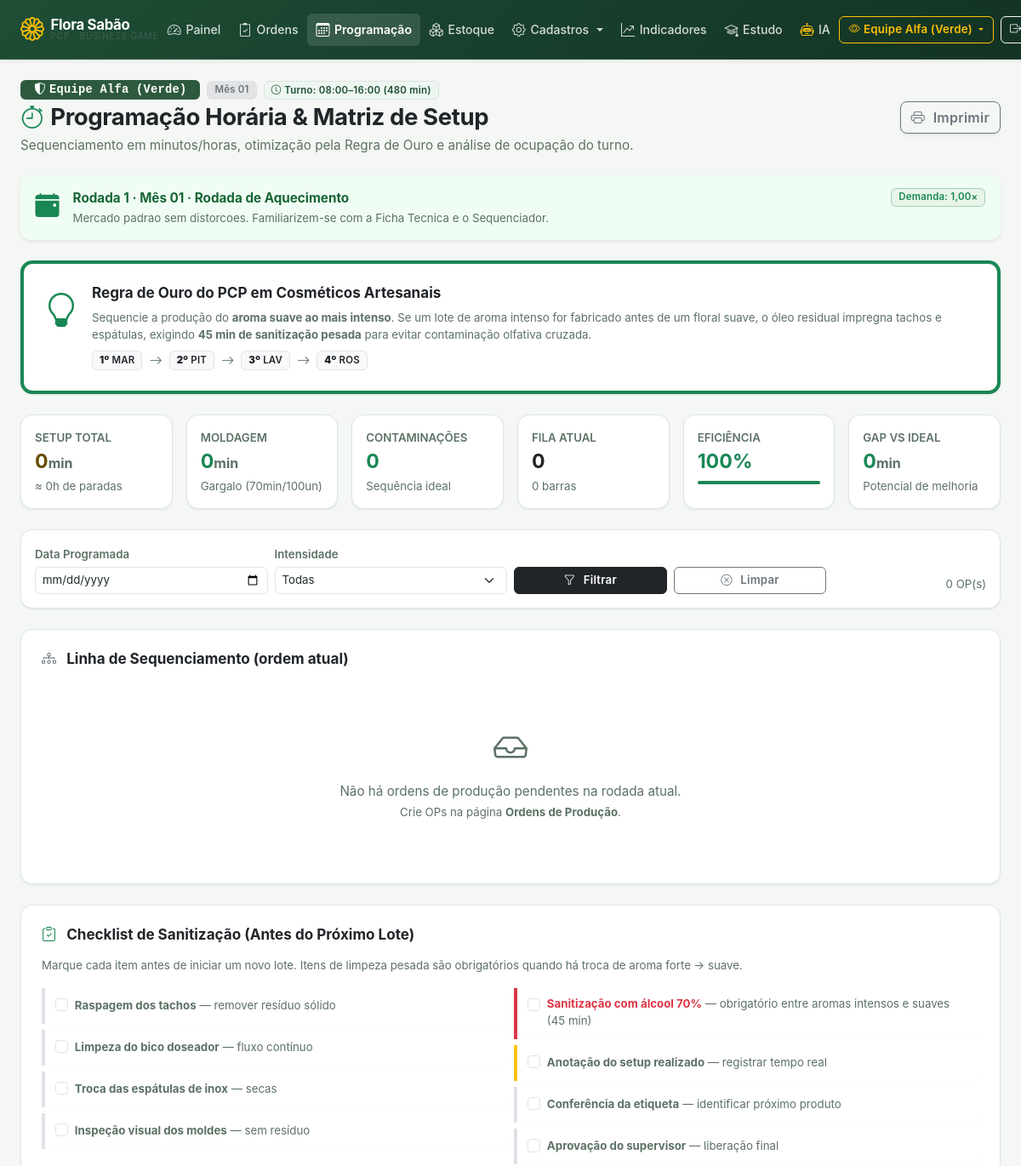
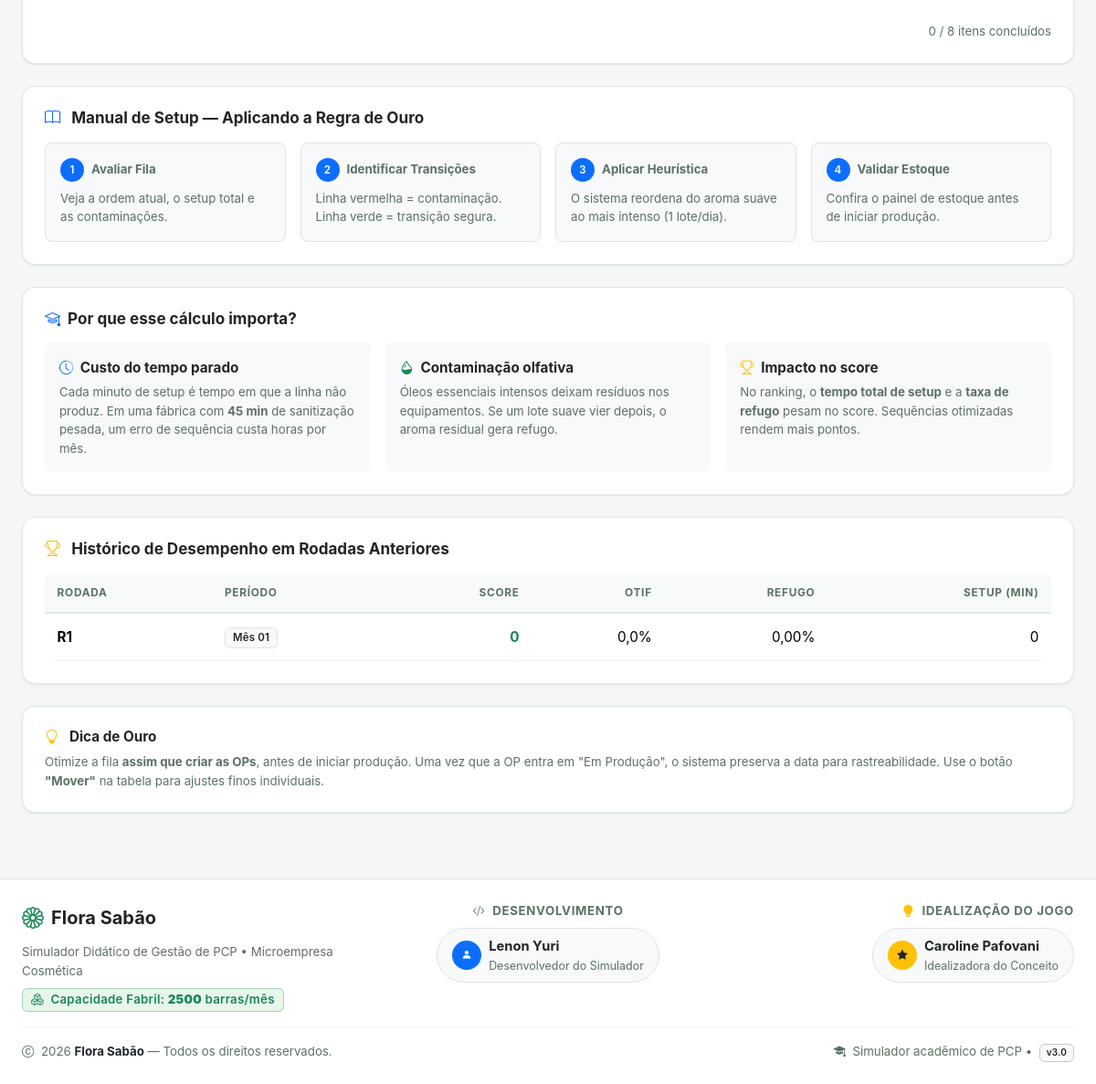
The app's page /pages/programacao.php (signed in) with its own data (2 pictures, top to bottom).
### tables this page shows
CREATE TABLE `equipes` (
    `id`                  INT AUTO_INCREMENT PRIMARY KEY,
    `jogo_id`             INT NOT NULL,
    `nome`                VARCHAR(60) NOT NULL,
    `codigo_acesso`       VARCHAR(40) NOT NULL UNIQUE,
    `cor_hex`             VARCHAR(10) NOT NULL DEFAULT '#2d5a3f',
    `caixa_disponivel`    DECIMAL(12,2) NOT NULL DEFAULT 15000.00,
    `score_total`         INT NOT NULL DEFAULT 0,
    `tacho_ultimo_aroma`  VARCHAR(10) NOT NULL DEFAULT 'LAV',
    `tacho_higienizado`   TINYINT(1) NOT NULL DEFAULT 1,
    `rodadas_no_vermelho` INT NOT NULL DEFAULT 0,
    `falida`              TINYINT(1) NOT NULL DEFAULT 0,
    `data_falencia`       DATETIME NULL,
    `ativo`               TINYINT(1) NOT NULL DEFAULT 1,
    `created_at`          DATETIME DEFAULT CURRENT_TIMESTAMP,
    FOREIGN KEY (`jogo_id`) REFERENCES `jogos`(`id`) ON DELETE CASCADE,
    UNIQUE KEY `uk_jogo_nome` (`jogo_id`, `nome`)
);

CREATE TABLE `jogos` (
    `id`             INT AUTO_INCREMENT PRIMARY KEY,
    `instrutor_id`   INT NOT NULL,
    `pin_jogo`       VARCHAR(15) NOT NULL UNIQUE,
    `nome_turma`     VARCHAR(100) NOT NULL,
    `instituicao`    VARCHAR(100) NULL,
    `qtd_equipes`    INT NOT NULL DEFAULT 6,
    `caixa_inicial`  DECIMAL(12,2) NOT NULL DEFAULT 15000.00,
    `status`         ENUM('ativo','pausado','encerrado') NOT NULL DEFAULT 'ativo',
    `created_at`     DATETIME DEFAULT CURRENT_TIMESTAMP,
    FOREIGN KEY (`instrutor_id`) REFERENCES `usuarios`(`id`) ON DELETE CASCADE
);

CREATE TABLE `jogo_rodadas` (
    `id`               INT AUTO_INCREMENT PRIMARY KEY,
    `jogo_id`          INT NOT NULL,
    `numero_rodada`    INT NOT NULL DEFAULT 1,
    `mes_ano`          VARCHAR(20) NOT NULL DEFAULT 'Mês 01',
    `status`           ENUM('aberta','processando','encerrada') NOT NULL DEFAULT 'aberta',
    `evento_titulo`    VARCHAR(100) NOT NULL DEFAULT 'Mercado Estavel',
    `evento_descricao` TEXT NULL,
    `fator_demanda`    DECIMAL(4,2) NOT NULL DEFAULT 1.00,
    `created_at`       DATETIME DEFAULT CURRENT_TIMESTAMP,
    FOREIGN KEY (`jogo_id`) REFERENCES `jogos`(`id`) ON DELETE CASCADE
);

CREATE TABLE `ranking_rodadas` (
    `id`                INT AUTO_INCREMENT PRIMARY KEY,
    `rodada_id`         INT NOT NULL,
    `equipe_id`         INT NOT NULL,
    `score_rodada`      INT NOT NULL DEFAULT 0,
    `lucro_liquido`     DECIMAL(12,2) NOT NULL DEFAULT 0.00,
    `otif_perc`         DECIMAL(5,2)  NOT NULL DEFAULT 0.00,
    `taxa_refugo`       DECIMAL(5,2)  NOT NULL DEFAULT 0.00,
    `tempo_setup_total` INT NOT NULL DEFAULT 0,
    `penalidades`       INT NOT NULL DEFAULT 0,
    `created_at`        DATETIME DEFAULT CURRENT_TIMESTAMP,
    FOREIGN KEY (`rodada_id`) REFERENCES `jogo_rodadas`(`id`) ON DELETE CASCADE,
    FOREIGN KEY (`equipe_id`) REFERENCES `equipes`(`id`)      ON DELETE CASCADE,
    UNIQUE KEY `uk_rk_rodada_eq` (`rodada_id`, `equipe_id`)
);

### pages/programacao.php (the view, shortened to what the rows shown need)
<?php
require_once __DIR__ . '/../includes/functions.php';
$equipe_id = getEquipeAtivaId();
$equipe        = equipeAtual($pdo);
$rodada_ativa  = getRodadaAtiva($pdo);
$minutos_turno_regular = defined('MINUTOS_TURNO_REGULAR')
    ? (int) MINUTOS_TURNO_REGULAR
    : 480;
$hora_base_min = 8 * 60;
function minParaHora(int $minutos): string
{
    $minutos = max(0, $minutos);
    $h = intdiv($minutos, 60);
    $m = $minutos % 60;
    return sprintf('%02d:%02d', $h, $m);
}
$stmt_hist = $pdo->prepare("
    SELECT rk.score_rodada, rk.otif_perc, rk.taxa_refugo, rk.tempo_setup_total,
           jr.numero_rodada, jr.mes_ano
    FROM ranking_rodadas rk
    JOIN jogo_rodadas jr ON rk.rodada_id = jr.id
    WHERE rk.equipe_id = ?
    ORDER BY jr.numero_rodada DESC
    LIMIT 5
");
$stmt_hist->execute([$equipe_id]);
$historico_rodadas = $stmt_hist->fetchAll();
require_once __DIR__ . '/../includes/header.php';
require_once __DIR__ . '/../includes/navbar.php';
?>
<div class="container-fluid px-4 pb-4">
    <div class="d-flex flex-column flex-md-row justify-content-between align-items-md-center gap-3 mb-4">
        <div>
            <div class="d-flex align-items-center gap-2 mb-1 flex-wrap">
                <?php if ($equipe): ?>
                    <span class="badge text-white px-3 py-1 font-monospace"
                          style="background-color: <?= h($equipe['cor_hex'] ?? '#2d5a3f') ?>;">
                        <i class="bi bi-shield-shaded me-1"></i><?= h($equipe['nome']) ?>
                    </span>
                <?php endif; ?>
                <span class="badge bg-secondary-subtle text-secondary border px-2 py-1">
                    <?= h($rodada_ativa['mes_ano'] ?? 'Mês 01') ?>
                </span>
                <span class="badge bg-primary-subtle text-primary border px-2 py-1">
                    <i class="bi bi-clock me-1"></i>Turno: <?= minParaHora($hora_base_min) ?>–<?= minParaHora($hora_base_min + $minutos_turno_regular) ?>
                    (<?= $minutos_turno_regular ?> min)
                </span>
            </div>
            <h2 class="fw-bold mb-1 text-dark">
                <i class="bi bi-stopwatch text-success me-2"></i>Programação Horária & Matriz de Setup
            </h2>
        </div>
    </div>
    <?php if ($rodada_ativa): ?>
        <div class="alert alert-success border-0 shadow-sm d-flex align-items-start mb-4" role="alert">
            <i class="bi bi-calendar-event-fill fs-3 me-3 text-success"></i>
            <div class="flex-grow-1">
                <strong class="d-block">
                    Rodada <?= (int) $rodada_ativa['numero_rodada'] ?> ·
                    <?= h($rodada_ativa['mes_ano'] ?? '') ?> ·
                    <?= h($rodada_ativa['evento_titulo'] ?? '—') ?>
                </strong>
                <span class="small">
                    <?= h($rodada_ativa['evento_descricao'] ?? 'Sem descrição de evento.') ?>
                </span>
            </div>
            <span class="badge bg-success-subtle text-success border border-success-subtle ms-2">
                Demanda: <?= number_format((float) ($rodada_ativa['fator_demanda'] ?? 1), 2, ',', '.') ?>×
            </span>
        </div>
    <?php endif; ?>
    <?php if (!empty($historico_rodadas)): ?>
        <div class="card card-custom bg-white p-4 mb-4">
            <div class="table-responsive">
                <table class="table table-sm table-hover align-middle mb-0">
                    <thead class="table-light small text-uppercase">
                        <tr>
                            <th>Rodada</th>
                            <th>Período</th>
                            <th class="text-end">Score</th>
                            <th class="text-end">OTIF</th>
                            <th class="text-end">Refugo</th>
                            <th class="text-end">Setup (min)</th>
                        </tr>
                    </thead>
                    <tbody>
                        <?php foreach ($historico_rodadas as $hr): ?>
                            <tr>
                                <td class="fw-bold">R<?= (int)$hr['numero_rodada'] ?></td>
                                <td><span class="badge bg-light text-dark border"><?= h($hr['mes_ano']) ?></span></td>
                                <td class="text-end fw-bold text-success"><?= (int)$hr['score_rodada'] ?></td>
                                <td class="text-end"><?= number_format((float)$hr['otif_perc'], 1, ',', '.') ?>%</td>
                                <td class="text-end <?= (float)$hr['taxa_refugo'] > 3 ? 'text-danger fw-bold' : '' ?>">
                                    <?= number_format((float)$hr['taxa_refugo'], 2, ',', '.') ?>%
                                </td>
                                <td class="text-end"><?= (int)$hr['tempo_setup_total'] ?></td>
                            </tr>
                        <?php endforeach; ?>
                    </tbody>
                </table>
            </div>
        </div>
    <?php endif; ?>
</div>
<?php
require_once __DIR__ . '/../includes/footer.php';

### includes/navbar.php (shortened to what the rows shown need)
<?php
$is_admin_nav     = (($_SESSION['usuario_perfil'] ?? '') === 'admin');
$equipe_ativa_id  = function_exists('getEquipeAtivaId') ? getEquipeAtivaId() : 1;
$eqs_nav = [];
if ($is_admin_nav && isset($pdo) && function_exists('equipesDisponiveis')) {
    try {
        $eqs_nav = equipesDisponiveis($pdo);
    } catch (Throwable $e) {
        $eqs_nav = [];
    }
}
$equipe_nome_atual = 'Equipe ' . $equipe_ativa_id;
foreach ($eqs_nav as $eqn) {
    if ((int) $eqn['id'] === $equipe_ativa_id) {
        $equipe_nome_atual = (string) $eqn['nome'];
        break;
    }
}
?>
<nav class="navbar navbar-expand-lg navbar-dark navbar-flora shadow-sm mb-4 sticky-top">
    <div class="container-fluid px-3 px-lg-4">
        <div class="collapse navbar-collapse" id="navFlora">
            <div class="d-none d-lg-flex align-items-center gap-2 mt-2 mt-lg-0">
                <?php if (isset($_SESSION['usuario_nome'])): ?>
                    <?php if ($is_admin_nav): ?>
                        <div class="dropdown">
                            <button class="btn btn-sm btn-outline-warning dropdown-toggle fw-semibold d-flex align-items-center gap-1"
                                    type="button" data-bs-toggle="dropdown">
                                <i class="bi bi-eye"></i>
                                <span class="text-truncate" style="max-width: 180px;">
                                    <?= htmlspecialchars($equipe_nome_atual) ?>
                                </span>
                            </button>
                        </div>
                    <?php else: ?>
                        <span class="badge bg-light text-success fw-semibold py-2 px-3 border shadow-sm">
                            <i class="bi bi-shield-shaded me-1"></i> <?= htmlspecialchars($_SESSION['usuario_nome']) ?>
                        </span>
                    <?php endif; ?>
                <?php endif; ?>
            </div>
        </div>
    </div>
</nav>

### records on screen
equipes: nome "Equipe Alfa (Verde)"
jogos: id.mes_ano "Mês 01", id "1", id.evento_titulo "Rodada de Aquecimento", id.evento_descricao "Mercado padrao sem distorcoes. Familiarizem-se com a Ficha Tecnica e o Sequenciador.", id.fator_demanda "1,00"
ranking_rodadas: rodada.numero_rodada "1", rodada.mes_ano "Mês 01", score_rodada "0", otif_perc "0,0", taxa_refugo "0,00", tempo_setup_total "0"

### other values on screen
$dashboard_label "Painel"
minParaHora($hora_base_min) "08:00"
minParaHora($hora_base_min + $minutos_turno_regular) "16:00"
$minutos_turno_regular "480"
$setup_pesado_min "45"
$ordem "1"
$cod "MAR"
$ordem "2"
$cod "PIT"
$ordem "3"
$cod "LAV"
$ordem "4"
$cod "ROS"
$total_tempo_setup_min "0"
$total_tempo_setup_min / 60 "0"
